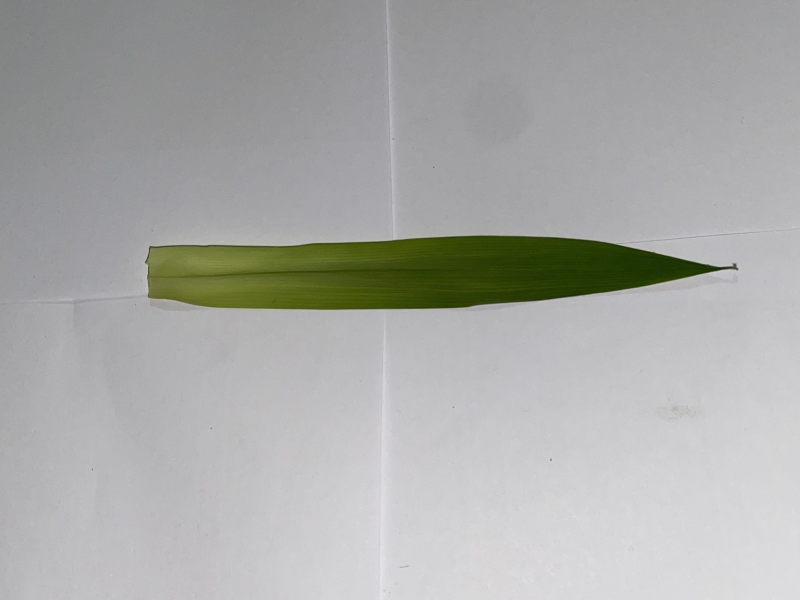
#> input picture image processing/001.jpg, 1600 x 1200 px (shown at 1/2 size)
$ jupyter execute 'image processing.ipynb'
#> lines starting #> are read from the running program, lines starting #| are printed output that depends on the picture; after the words box and inside, x2 and y2 are one past the last pixel; in counts of white or black regions, pixels touching at a corner belong together
[cell 1]
import cv2

[cell 2]
image = cv2.imread("001.jpg")
#> image is the input picture: shape (1200, 1600, 3); mean B, G, R 168.8, 171.2, 170.3

[cell 3]
print(image)
#> (printed output is left out)

[cell 4]
cv2.imshow('001', image)
cv2.waitKey(0)
cv2.destroyAllWindows()

[cell 5]
print(image.shape)
#| (1200, 1600, 3)

[cell 6]
# mengakses nilai di pixel x=100, y=20
(b, g, r) = image[20, 100]
#> b = 133; g = 134; r = 132
print("blue = ",b)
#| blue =  133
print("green = ",g)
#| green =  134
print("red = ",r)
#| red =  132

[cell 7]
# crop image
im_crop = image[100:660, 100:380]
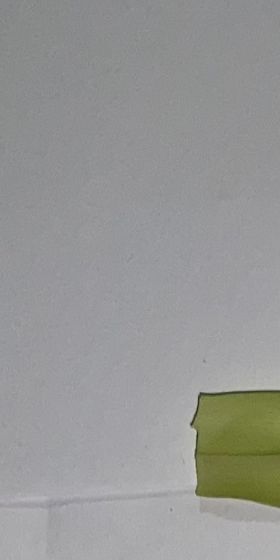
#> im_crop: shape (560, 280, 3); mean B, G, R 149.3, 150.8, 150.3

cv2.imshow('crop',im_crop)
cv2.waitKey(0)
cv2.destroyAllWindows()
print(im_crop.shape)
#| (560, 280, 3)

[cell 8]
# mengcopy image
cp_image = image.copy()
print(cp_image.shape)
#| (1200, 1600, 3)

[cell 9]
# mengubah nilai pixel
cp_image[300:350, 170:300] = (100, 255, 240)
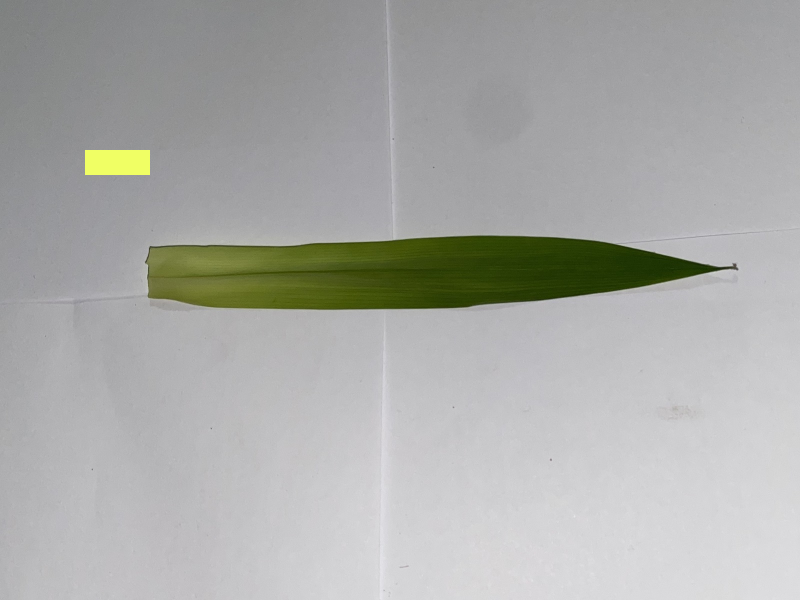
#> cp_image: shape (1200, 1600, 3) (shown at 1/2 size); 0.34% of pixels changed, all inside (x1, y1, x2, y2) = (170, 300, 300, 350)

cv2.imshow('cp_image',cp_image)
cv2.waitKey(0)
cv2.destroyAllWindows()

[cell 10]
# resize image (ignore aspect ratio)
im_resized = cv2.resize(image, (400,400))
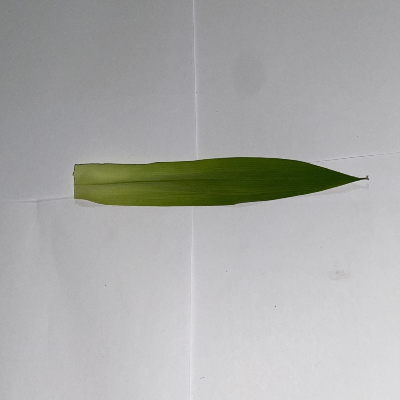
#> im_resized: shape (400, 400, 3); mean B, G, R 169.1, 171.4, 170.5

cv2.imshow('im_resized',im_resized)
cv2.waitKey(0)
cv2.destroyAllWindows()

[cell 11]
# resize image (mempertahankan aspect ratio)
r = 400/image.shape[1]
#> r = 0.25
dim = (400,int(image.shape[0]*r))
#> dim = (400, 300)
im_resized = cv2.resize(image, dim)
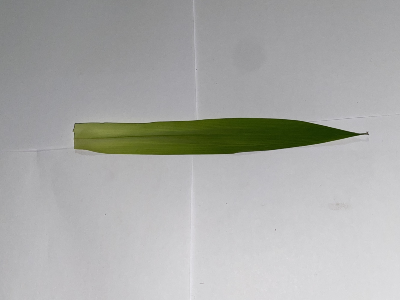
#> im_resized: shape (300, 400, 3); mean B, G, R 169, 171.3, 170.4

cv2.imshow('im_resized',im_resized)
cv2.waitKey(0)
cv2.destroyAllWindows()

[cell 12]
# Rotating an image
(h, w) = image.shape[:2]
#> h = 1200; w = 1600
center = (w/2, h/2)
#> center = (800, 600)

M = cv2.getRotationMatrix2D(center, 180, 1.0)
rotated = cv2.warpAffine(image, M, (w,h))
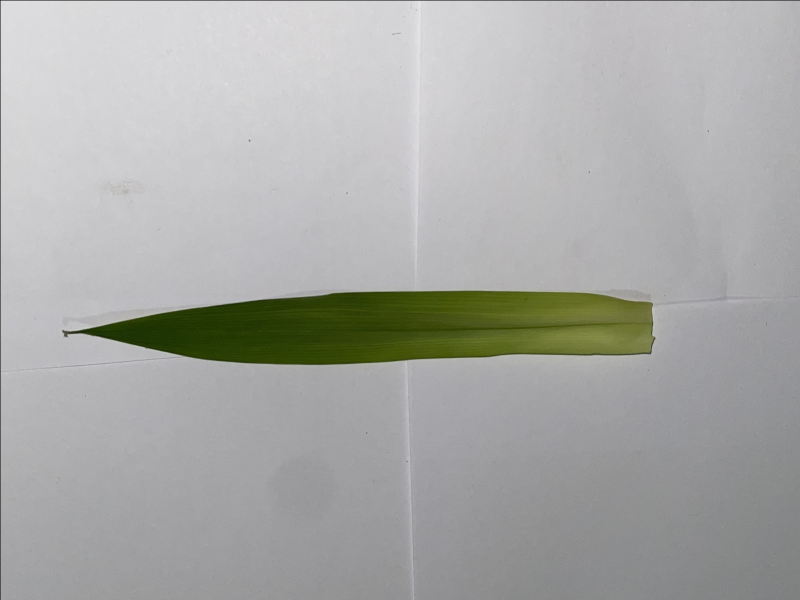
#> rotated: shape (1200, 1600, 3) (shown at 1/2 size); mean B, G, R 168.6, 171, 170.1

cv2.imshow('rotate',rotated)
cv2.waitKey(0)
cv2.destroyAllWindows()

[cell 13]
# menyimpan image
cv2.imwrite("rotate.png", rotated)
#> Out = True

[cell 14]
# adjust image contrast
import numpy as np
im_adjusted = cv2.addWeighted(im_resized, 1.5, np.zeros(im_resized.shape, im_resized.dtype), 0, -100)
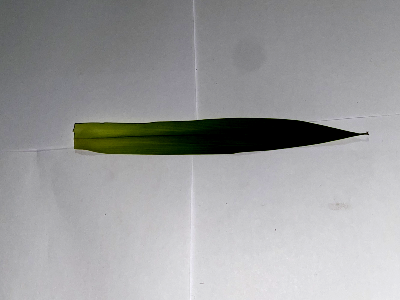
#> im_adjusted: shape (300, 400, 3); mean B, G, R 158.2, 157.3, 156.8

cv2.imshow('Original Image',im_resized)
cv2.imshow('Adjusted Image',im_adjusted)
cv2.waitKey(0)
cv2.destroyAllWindows()

[cell 15]
# detect edges
im_edges = cv2.Canny(im_resized, 100, 200)
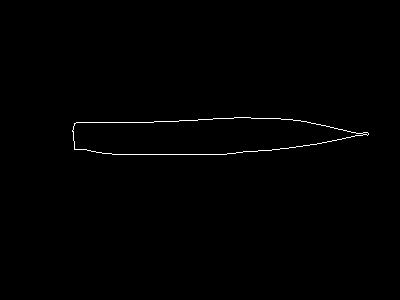
#> im_edges: shape (300, 400); 0.51% white in thin lines or dots, all inside (x1, y1, x2, y2) = (72, 117, 369, 155)

cv2.imshow('Original Image',im_resized)
cv2.imshow('Detected Edges',im_edges)
cv2.waitKey(0)
cv2.destroyAllWindows()

[cell 16]
# convert image to grayscale
im_gray = cv2.cvtColor(im_resized, cv2.COLOR_BGR2GRAY)
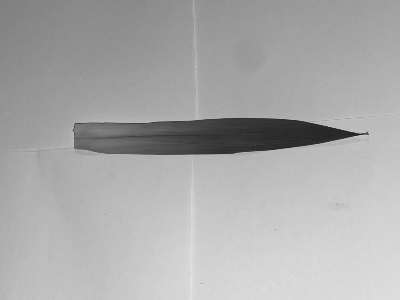
#> im_gray: shape (300, 400); min 29, max 232, mean 170.6

cv2.imshow('Original Image',im_resized)
cv2.imshow('Grayscale Image',im_gray)
cv2.waitKey(0)
cv2.destroyAllWindows()

[cell 17]
# get all files in a folder
import glob

imdir = 'dataset/elephant/'
ext = ['png', 'jpg', 'gif']    # Add image formats here

files = []
[files.extend(glob.glob(imdir + '*.' + e)) for e in ext]

images = [cv2.imread(file) for file in files]

# adjust contrast to all of them nd save to different location
i = 1
for img in images:
    im_adjusted = cv2.addWeighted(img, 1.5, np.zeros(img.shape, img.dtype), 0, -100)
    im_name = "dataset/elephant_contrast/" + str(i) + ".jpg"
    cv2.imwrite(im_name, im_adjusted)
    i+=1
#> after the loop, i = 1
